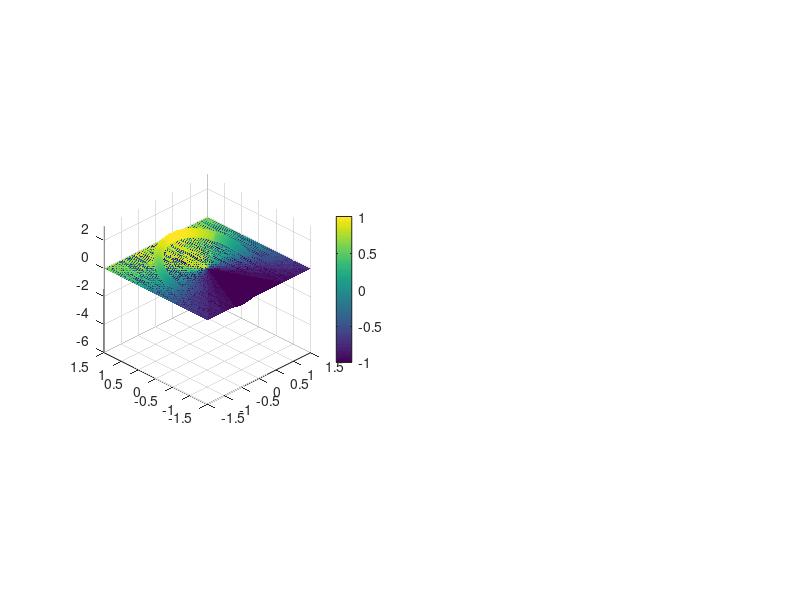

The MATLAB script that drew this image: (Note: this script raises an error after producing the figure.)
%% Gray-Scott Equation         
% on a rectangle [-L, L] x [-L L]
%% Computational parameters    
Nx = 100;     Ny = 100;        % Grid size
Ntime = 1e2;  plotgap = 1 ;    % Number of time steps
Lx = 2;  Ly = 2;               % Domain size
Tfinal = 01;                   % Length of the simulation
dx = 2*Lx/Nx; dy = 2*Ly/Ny;    % Spatial resolutions
dt = Tfinal/Ntime;             % Temporal resolution
%% Physical parameters         
eps1 = 2e-5;      eps2 = 1e-5; 
R = 1;    F = 0.04;     k = 0.1;
%% Grids                       
x = dx-Lx:dx:Lx;
y = dy-Ly:dy:Ly;
[X, Y] = meshgrid(x, y);      
XX = X(:);  YY = Y(:); 
[th, ~] = cart2pol(X, Y);
[cpx, cpy] = pol2cart(th, R);
cpxvec = cpx(:);   cpyvec = cpy(:); 
%% Initial Condition           
u = sin(th(:));    v = cos(th(:)); 
%% Operators                   
Ix = speye(Nx);        Iy = speye(Ny);       I = kron(Ix, Iy);
Dxx = (circshift(Ix, [1, 0]) - 2*Ix + circshift(Ix, [-1, 0]))/(dx^2);
Dyy = (circshift(Iy, [1, 0]) - 2*Iy + circshift(Iy, [-1, 0]))/(dy^2);  
Lap = kron(Ix, Dyy) + kron(Dxx, Iy); 
[Low1, Up1] = lu(I - eps1*dt*Lap);   [Low2, Up2] = lu(I - eps2*dt*Lap);
%% Initial Plot                
limsU = [-1.5*R 1.5*R -1.5*R 1.5*R min(u)-5 max(u)+2];
limsV = [-1.5*R 1.5*R -1.5*R 1.5*R min(v)-5 max(v)+2];

fig1 = figure(1);

s1 = subplot(1, 2, 1);
circU = scatter3(cpxvec, cpyvec, u, 50, u, 'filled'); hold on
[~, shadowU] = contourf(x, y, reshape(u, Nx, Ny), 20, 'linecolor', 'none');
colorbar, axis square, axis(limsU), view([-45 30]), hold off
shadowU.ContourZLevel = limsU(5);     title('Time = 0', 'FontSize', 20);

s2 = subplot(1, 2, 2);
circV = scatter3(cpxvec, cpyvec, v, 50, v, 'filled'); hold on
[~, shadowV] = contourf(x, y, reshape(v, Nx, Ny), 20, 'linecolor', 'none');
colorbar, axis square, axis(limsV), view([-45 30]), hold off
shadowV.ContourZLevel = limsV(5);     title('Time = 0', 'FontSize', 20);
%% Time Integration            
tic
for t = 1:Ntime         
    unew = Up1\(Low1\(u - dt*u.*(v.^2) + dt*F*(1-u)));
    vnew = Up2\(Low2\(v + dt*u.*(v.^2) - dt*(k+F)*v));
    u = interp2(X, Y, reshape(unew, Nx, Ny), cpx, cpy, 'cubic');
    v = interp2(X, Y, reshape(vnew, Nx, Ny), cpx, cpy, 'cubic');
    u = u(:);     v = v(:);  
    if mod(t, plotgap) == 0             % Plotting
        shadowU.ZData = reshape(u, Nx, Ny);
        shadowV.ZData = reshape(v, Nx, Ny);
        circU.ZData = u;  circU.CData = u;
        circV.ZData = v;  circV.CData = v;
        title(s1, ['u at time ', num2str(t*dt)])
        title(s2, ['v at time ', num2str(t*dt)])
        drawnow
    end
end
fprintf('Time integration took %2.1f seconds \n', toc)